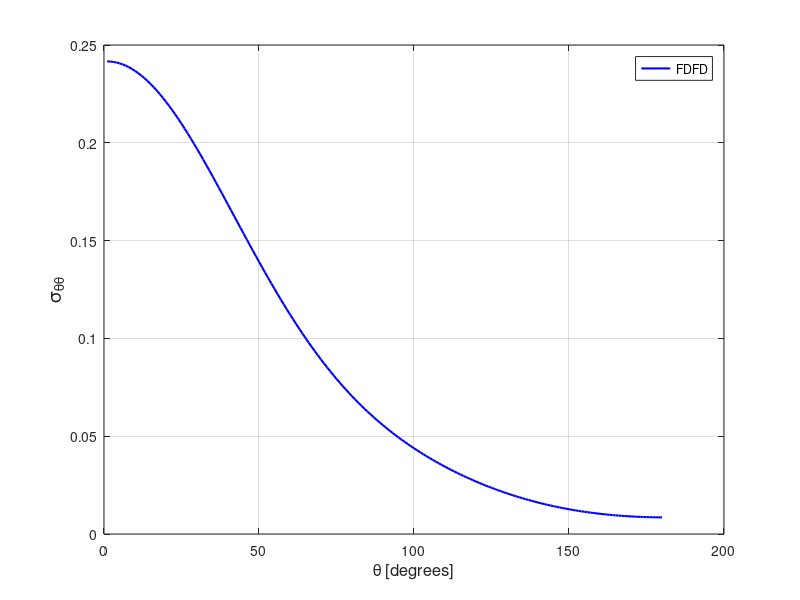

Reproduce this figure in MATLAB.
stt = [ 
    1  0.24160624E+00
    2  0.24154569E+00
    3  0.24136463E+00
    4  0.24106185E+00
    5  0.24064082E+00
    6  0.24009950E+00
    7  0.23944132E+00
    8  0.23866545E+00
    9  0.23777390E+00
   10  0.23676932E+00
   11  0.23565397E+00
   12  0.23442759E+00
   13  0.23309299E+00
   14  0.23165365E+00
   15  0.23011383E+00
   16  0.22847131E+00
   17  0.22673526E+00
   18  0.22490332E+00
   19  0.22298175E+00
   20  0.22097291E+00
   21  0.21888044E+00
   22  0.21670818E+00
   23  0.21446049E+00
   24  0.21214007E+00
   25  0.20974994E+00
   26  0.20729531E+00
   27  0.20478061E+00
   28  0.20220879E+00
   29  0.19958462E+00
   30  0.19691162E+00
   31  0.19419400E+00
   32  0.19143489E+00
   33  0.18864046E+00
   34  0.18581349E+00
   35  0.18295750E+00
   36  0.18007691E+00
   37  0.17717582E+00
   38  0.17425844E+00
   39  0.17132673E+00
   40  0.16838670E+00
   41  0.16544020E+00
   42  0.16249134E+00
   43  0.15954322E+00
   44  0.15659985E+00
   45  0.15366358E+00
   46  0.15073760E+00
   47  0.14782506E+00
   48  0.14492822E+00
   49  0.14205045E+00
   50  0.13919470E+00
   51  0.13636193E+00
   52  0.13355510E+00
   53  0.13077666E+00
   54  0.12802787E+00
   55  0.12531057E+00
   56  0.12262792E+00
   57  0.11997917E+00
   58  0.11736833E+00
   59  0.11479433E+00
   60  0.11225889E+00
   61  0.10976401E+00
   62  0.10731032E+00
   63  0.10489751E+00
   64  0.10252684E+00
   65  0.10019988E+00
   66  0.97915262E-01
   67  0.95673926E-01
   68  0.93476683E-01
   69  0.91323055E-01
   70  0.89213900E-01
   71  0.87147467E-01
   72  0.85125163E-01
   73  0.83146319E-01
   74  0.81209697E-01
   75  0.79316102E-01
   76  0.77463984E-01
   77  0.75653657E-01
   78  0.73884830E-01
   79  0.72155774E-01
   80  0.70466891E-01
   81  0.68816870E-01
   82  0.67204952E-01
   83  0.65630428E-01
   84  0.64093381E-01
   85  0.62591776E-01
   86  0.61125528E-01
   87  0.59693802E-01
   88  0.58294699E-01
   89  0.56929100E-01
   90  0.55594668E-01
   91  0.54291923E-01
   92  0.53018611E-01
   93  0.51775038E-01
   94  0.50560072E-01
   95  0.49372680E-01
   96  0.48212685E-01
   97  0.47077846E-01
   98  0.45969430E-01
   99  0.44885397E-01
  100  0.43825727E-01
  101  0.42789135E-01
  102  0.41775346E-01
  103  0.40783584E-01
  104  0.39813742E-01
  105  0.38864363E-01
  106  0.37935819E-01
  107  0.37027027E-01
  108  0.36137760E-01
  109  0.35267267E-01
  110  0.34415703E-01
  111  0.33581808E-01
  112  0.32765698E-01
  113  0.31967051E-01
  114  0.31185539E-01
  115  0.30420227E-01
  116  0.29671824E-01
  117  0.28939147E-01
  118  0.28222637E-01
  119  0.27521491E-01
  120  0.26836071E-01
  121  0.26165225E-01
  122  0.25509723E-01
  123  0.24868809E-01
  124  0.24242656E-01
  125  0.23630869E-01
  126  0.23033392E-01
  127  0.22449935E-01
  128  0.21880561E-01
  129  0.21325044E-01
  130  0.20783152E-01
  131  0.20255057E-01
  132  0.19740338E-01
  133  0.19239068E-01
  134  0.18750992E-01
  135  0.18275995E-01
  136  0.17814267E-01
  137  0.17365351E-01
  138  0.16929083E-01
  139  0.16505864E-01
  140  0.16095037E-01
  141  0.15696876E-01
  142  0.15310830E-01
  143  0.14937273E-01
  144  0.14575640E-01
  145  0.14226167E-01
  146  0.13888526E-01
  147  0.13562601E-01
  148  0.13248251E-01
  149  0.12945463E-01
  150  0.12654011E-01
  151  0.12373555E-01
  152  0.12104427E-01
  153  0.11846173E-01
  154  0.11598599E-01
  155  0.11361812E-01
  156  0.11135238E-01
  157  0.10919210E-01
  158  0.10713266E-01
  159  0.10517340E-01
  160  0.10331350E-01
  161  0.10155276E-01
  162  0.99886777E-02
  163  0.98315021E-02
  164  0.96837971E-02
  165  0.95453542E-02
  166  0.94159357E-02
  167  0.92954719E-02
  168  0.91839219E-02
  169  0.90811318E-02
  170  0.89869900E-02
  171  0.89013735E-02
  172  0.88242544E-02
  173  0.87554287E-02
  174  0.86950213E-02
  175  0.86427256E-02
  176  0.85986359E-02
  177  0.85627045E-02
  178  0.85349632E-02
  179  0.85151661E-02
  180  0.85034566E-02
  181  0.84997062E-02
  182  0.85041607E-02
  183  0.85163917E-02
  184  0.85367290E-02
  185  0.85651707E-02
  186  0.86016692E-02
  187  0.86463923E-02
  188  0.86993100E-02
  189  0.87603414E-02
  190  0.88297399E-02
  191  0.89075556E-02
  192  0.89937951E-02
  193  0.90885265E-02
  194  0.91921482E-02
  195  0.93043502E-02
  196  0.94254389E-02
  197  0.95555577E-02
  198  0.96947523E-02
  199  0.98431623E-02
  200  0.10000933E-01
  201  0.10168261E-01
  202  0.10345118E-01
  203  0.10531807E-01
  204  0.10728318E-01
  205  0.10934941E-01
  206  0.11151866E-01
  207  0.11378918E-01
  208  0.11616716E-01
  209  0.11864962E-01
  210  0.12123940E-01
  211  0.12393866E-01
  212  0.12674878E-01
  213  0.12967127E-01
  214  0.13270692E-01
  215  0.13585799E-01
  216  0.13912288E-01
  217  0.14250840E-01
  218  0.14600943E-01
  219  0.14963107E-01
  220  0.15337490E-01
  221  0.15724182E-01
  222  0.16122885E-01
  223  0.16534410E-01
  224  0.16958376E-01
  225  0.17394938E-01
  226  0.17844534E-01
  227  0.18306794E-01
  228  0.18782094E-01
  229  0.19270625E-01
  230  0.19772289E-01
  231  0.20287255E-01
  232  0.20815898E-01
  233  0.21357834E-01
  234  0.21913532E-01
  235  0.22483313E-01
  236  0.23066776E-01
  237  0.23664277E-01
  238  0.24276219E-01
  239  0.24902366E-01
  240  0.25542995E-01
  241  0.26198423E-01
  242  0.26868924E-01
  243  0.27554354E-01
  244  0.28255189E-01
  245  0.28971488E-01
  246  0.29703610E-01
  247  0.30451769E-01
  248  0.31216180E-01
  249  0.31997342E-01
  250  0.32795325E-01
  251  0.33610661E-01
  252  0.34443814E-01
  253  0.35295021E-01
  254  0.36164820E-01
  255  0.37053127E-01
  256  0.37961215E-01
  257  0.38889106E-01
  258  0.39837174E-01
  259  0.40806245E-01
  260  0.41796956E-01
  261  0.42809807E-01
  262  0.43845192E-01
  263  0.44904076E-01
  264  0.45987055E-01
  265  0.47094814E-01
  266  0.48227955E-01
  267  0.49387354E-01
  268  0.50573662E-01
  269  0.51787425E-01
  270  0.53029742E-01
  271  0.54301813E-01
  272  0.55603605E-01
  273  0.56936607E-01
  274  0.58301628E-01
  275  0.59698947E-01
  276  0.61130114E-01
  277  0.62595323E-01
  278  0.64095750E-01
  279  0.65631866E-01
  280  0.67205213E-01
  281  0.68815894E-01
  282  0.70465446E-01
  283  0.72152987E-01
  284  0.73881388E-01
  285  0.75649612E-01
  286  0.77458732E-01
  287  0.79309784E-01
  288  0.81202723E-01
  289  0.83138280E-01
  290  0.85116684E-01
  291  0.87138735E-01
  292  0.89203931E-01
  293  0.91312937E-01
  294  0.93466394E-01
  295  0.95662788E-01
  296  0.97903758E-01
  297  0.10018717E+00
  298  0.10251414E+00
  299  0.10488494E+00
  300  0.10729687E+00
  301  0.10975107E+00
  302  0.11224577E+00
  303  0.11478070E+00
  304  0.11735453E+00
  305  0.11996648E+00
  306  0.12261418E+00
  307  0.12529789E+00
  308  0.12801439E+00
  309  0.13076346E+00
  310  0.13354231E+00
  311  0.13634953E+00
  312  0.13918284E+00
  313  0.14203884E+00
  314  0.14491720E+00
  315  0.14781459E+00
  316  0.15072739E+00
  317  0.15365393E+00
  318  0.15659069E+00
  319  0.15953480E+00
  320  0.16248403E+00
  321  0.16543321E+00
  322  0.16838023E+00
  323  0.17132126E+00
  324  0.17425273E+00
  325  0.17717169E+00
  326  0.18007325E+00
  327  0.18295452E+00
  328  0.18581042E+00
  329  0.18863869E+00
  330  0.19143398E+00
  331  0.19419298E+00
  332  0.19691071E+00
  333  0.19958505E+00
  334  0.20221001E+00
  335  0.20478180E+00
  336  0.20729738E+00
  337  0.20975155E+00
  338  0.21214169E+00
  339  0.21446323E+00
  340  0.21671171E+00
  341  0.21888393E+00
  342  0.22097676E+00
  343  0.22298466E+00
  344  0.22490677E+00
  345  0.22673853E+00
  346  0.22847632E+00
  347  0.23011699E+00
  348  0.23165786E+00
  349  0.23309611E+00
  350  0.23442978E+00
  351  0.23565672E+00
  352  0.23677234E+00
  353  0.23777696E+00
  354  0.23866697E+00
  355  0.23944269E+00
  356  0.24010186E+00
  357  0.24064149E+00
  358  0.24106380E+00
  359  0.24136531E+00
  360  0.24154627E+00
 ]; 
plot(stt(1:180,1),stt(1:180,2),'b-','linewidth',1.5 ); 
grid on 
legend('FDFD');
xlabel('\theta [degrees]','FontSize',12);
ylabel('\sigma_{\theta\theta}','FontSize',14);
